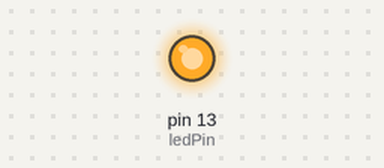
The sketch below on a simulated Arduino Uno, built with avr-gcc and run on an emulated ATmega328P. On the bench: output pins drawn as LEDs (lit = HIGH). What the sketch prints to the serial monitor is not drawn.

Above: at 0.01 s.
At 0.8 s:
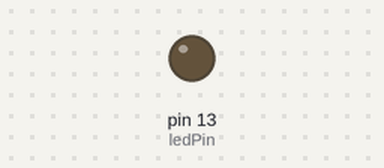
Timing chart, 0 to 2.3 s (numbered marks = the images above):
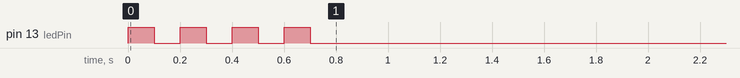

The sketch:

MDP_Serial_Comm_Test.ino
```cpp
byte data;
int ledPin = 13;
char result[50];

void setup () {
  Serial.begin(9600);
  pinMode(ledPin, OUTPUT);

  // Init
  startBlink();

  // Start serial
  Serial.println("START DATA SEND!");

  // Send number
  for (int i = 0; i < 10; i++) {
    Serial.println(i);
  }
}

void loop () {
  // Wait
  delay(1000);

  // Read "TESTING"
  int i = 0;
  while (Serial.available()) {
    result[i++] = Serial.read();
  }

  char t[] = "TESTING";

  // Print data
  for (int j = 0; j < i; j++) {
    if (result[j] == t[j]) {
      startBlink();
      delay(1000);
    }
  }
}

void startBlink () {
  for (int i = 0; i < 4; i++) {
    digitalWrite(ledPin, HIGH);
    delay(100);
    digitalWrite(ledPin, LOW);
    delay(100);
  }
}
```
